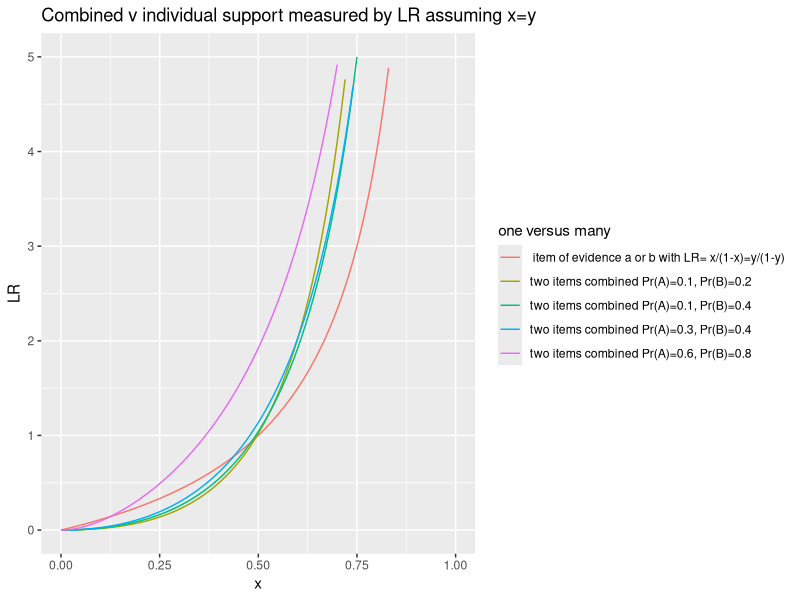
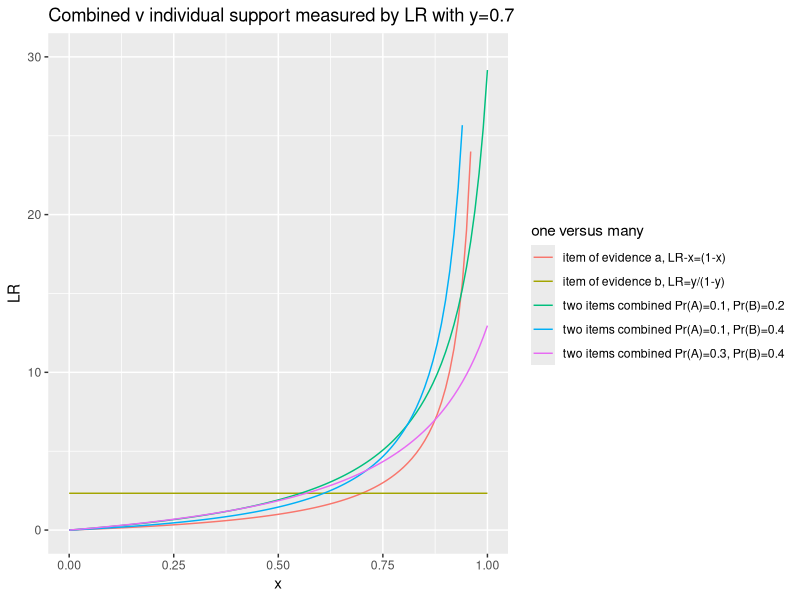

Source code (R) for these figures, in order:
## ---- chunk 1
knitr::opts_chunk$set(echo = TRUE)
## ---- chunk 2
library(ggplot2)
library("gridExtra")
k <- 0.1
t <- 0.2
a <- ggplot(data.frame(x=c(0,1)), aes(x)) +   ylim(0, 5) +
  stat_function(fun=function(x)(x/(1-x)), geom="line", aes(colour=" item of evidence a or b with LR= x/(1-x)=y/(1-y)")) +
  stat_function(fun=function(x)((x^2)/(k*(1-t)*(x)*(1-x)+(1-k)*t*x*(1-x)+(1-k)*(1-t)*(1-x)*(1-x))), geom="line", aes(colour="two items combined Pr(A)=0.1, Pr(B)=0.2")) +
  stat_function(fun=function(x)((x^2)/(k*(1-0.4)*(x)*(1-x)+(1-k)*0.4*x*(1-x)+(1-k)*(1-0.4)*(1-x)*(1-x))), geom="line", aes(colour="two items combined Pr(A)=0.1, Pr(B)=0.4")) +
  stat_function(fun=function(x)((x^2)/(0.3*(1-0.4)*(x)*(1-x)+(1-0.3)*0.4*x*(1-x)+(1-0.3)*(1-0.4)*(1-x)*(1-x))), geom="line", aes(colour="two items combined Pr(A)=0.3, Pr(B)=0.4")) +
    stat_function(fun=function(x)((x^2)/(0.6*(1-0.8)*(x)*(1-x)+(1-0.6)*0.8*x*(1-x)+(1-0.6)*(1-0.8)*(1-x)*(1-x))), geom="line", aes(colour="two items combined Pr(A)=0.6, Pr(B)=0.8")) +
  xlab("x") + ylab("LR") +labs(colour="one versus many") +
       ggtitle("Combined v individual support measured by LR assuming x=y")

a
## ---- chunk 3
library(ggplot2)
library("gridExtra")
k <- 0.1
t <- 0.2
y <- 0.7
b <- ggplot(data.frame(x=c(0,1)), aes(x)) +   ylim(0, 30) +
  stat_function(fun=function(x)(x/(1-x)), geom="line", aes(colour="item of evidence a, LR-x=(1-x)")) +
  stat_function(fun=function(x)(y/(1-y)), geom="line", aes(colour="item of evidence b, LR=y/(1-y)")) +
  stat_function(fun=function(x)((x*y)/(k*(1-t)*(x)*(1-y)+(1-k)*t*y*(1-x)+(1-k)*(1-t)*(1-x)*(1-y))), geom="line", aes(colour="two items combined Pr(A)=0.1, Pr(B)=0.2")) +
   stat_function(fun=function(x)((x*y)/(k*(1-0.4)*(x)*(1-x)+(1-k)*0.4*x*(1-x)+(1-k)*(1-0.4)*(1-x)*(1-x))), geom="line", aes(colour="two items combined Pr(A)=0.1, Pr(B)=0.4")) +
    stat_function(fun=function(x)((x*y)/(0.3*(1-0.4)*(x)*(1-y)+(1-0.3)*0.4*y*(1-x)+(1-0.3)*(1-0.4)*(1-x)*(1-y))), geom="line", aes(colour="two items combined Pr(A)=0.3, Pr(B)=0.4")) +
  xlab("x") + ylab("LR") +labs(colour="one versus many") +
       ggtitle("Combined v individual support measured by LR with y=0.7")

b
